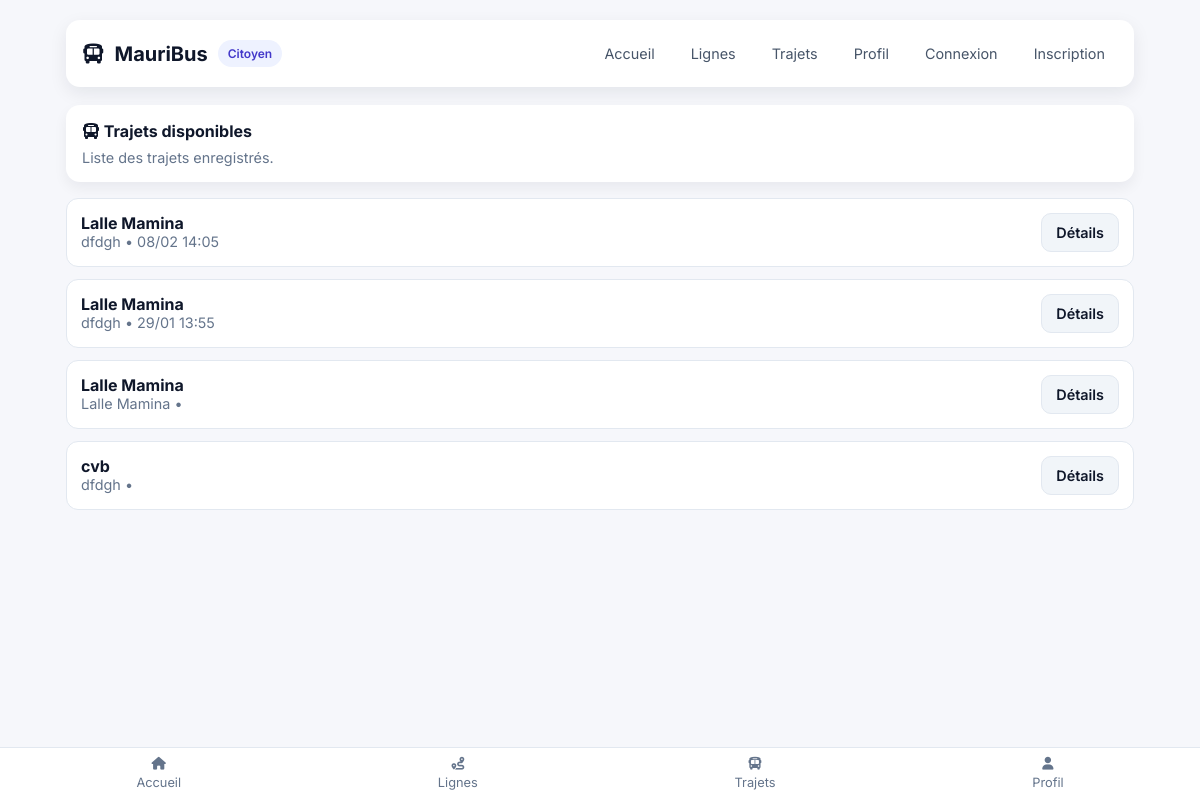
Page /citizen/trips/ on the committed database.
### mauribus_app/models.py (models this page shows, shortened)
class Trip(models.Model):
    bus = models.ForeignKey(Bus, on_delete=models.CASCADE)
    line = models.ForeignKey(Line, on_delete=models.CASCADE)
    date = models.DateTimeField(null=True, blank=True)
    STATUS_CHOICES = [
        ('scheduled', 'Planifié'),
        ('started', 'En cours'),
        ('completed', 'Terminé'),
        ('cancelled', 'Annulé'),
        ('not_completed', 'Non terminé'),
    ]
    status = models.CharField(max_length=20, choices=STATUS_CHOICES, default='scheduled')
    started_at = models.DateTimeField(null=True, blank=True)
    completed_at = models.DateTimeField(null=True, blank=True)

class Line(models.Model):
    name = models.CharField(max_length=100)
    start = models.CharField(max_length=100)
    end = models.CharField(max_length=100)
    start_lat = models.FloatField(null=True, blank=True)
    start_lng = models.FloatField(null=True, blank=True)
    end_lat = models.FloatField(null=True, blank=True)
    end_lng = models.FloatField(null=True, blank=True)

class Bus(models.Model):
    STATUS_CHOICES = [
        ('service', 'En Service'),
        ('panne', 'En Panne'),
        ('maintenance', 'Maintenance'),
        ('garage', 'Au Garage'),
    ]
    name = models.CharField(max_length=100)
    capacity = models.IntegerField()
    driver = models.ForeignKey('Driver', on_delete=models.SET_NULL, null=True, blank=True, related_name='buses')
    status = models.CharField(max_length=20, choices=STATUS_CHOICES, default='service')
    lat = models.FloatField(default=14.7)
    lng = models.FloatField(default=-17.44)

### mauribus_app/views.py (the view)
# urls.py: path("citizen/trips/", views.citizen_trips, name="citizen_trips"),
@never_cache
def citizen_trips(request):
    trips = Trip.objects.select_related('line', 'bus').order_by('-date')
    return render(request, 'citizen/trips.html', {'trips': trips})

### templates/citizen/trips.html (shortened to what this page needs)
{% extends 'citizen/base.html' %}
{% block content %}
  <div class="card" style="margin-bottom:16px;">
    <h3><i class="fas fa-bus"></i> Trajets disponibles</h3>
    <p class="muted">Liste des trajets enregistrés.</p>
  </div>
  <div class="list">
    {% for trip in trips %}
      <div class="list-item">
        <div>
          <strong>{{ trip.line.name }}</strong>
          <div class="muted">{{ trip.bus.name }} • {{ trip.date|date:'d/m H:i' }}</div>
        </div>
        <a class="btn btn-ghost" href="{% url 'mauribus_app:citizen_trip_detail' trip.id %}">Détails</a>
      </div>
    {% empty %}
      <div class="card"><div class="muted">Aucun trajet disponible</div></div>
    {% endfor %}
  </div>
{% endblock %}

### templates/citizen/base.html (style rules this page uses)
* { box-sizing: border-box; margin: 0; padding: 0; }
body { font-family: Inter, system-ui, -apple-system, 'Segoe UI', Roboto, Arial; background: #f6f7fb; color: #0f172a; }
.card { background:#fff; border-radius:14px; padding:16px; box-shadow:0 6px 14px rgba(15,23,42,0.06); }
.card h3 { font-size:1rem; margin-bottom:8px; }
.muted { color:#64748b; font-size:0.9rem; }
.list { display:flex; flex-direction:column; gap:12px; }
.list-item { background:#fff; padding:14px; border-radius:12px; border:1px solid #e2e8f0; display:flex; justify-content:space-between; gap:12px; }
.btn { display:inline-flex; align-items:center; gap:8px; padding:10px 14px; border-radius:10px; font-weight:600; font-size:0.9rem; text-decoration:none; border:1px solid transparent; }
.btn-ghost { background:#f1f5f9; color:#0f172a; border-color:#e2e8f0; }

### rows in the picture
Trip: line.name "Lalle Mamina", bus.name "dfdgh", date "08/02 14:05"
Trip: line.name "Lalle Mamina", bus.name "dfdgh", date "29/01 13:55"
Trip: line.name "Lalle Mamina", bus.name "Lalle Mamina"
Trip: line.name "cvb", bus.name "dfdgh"
